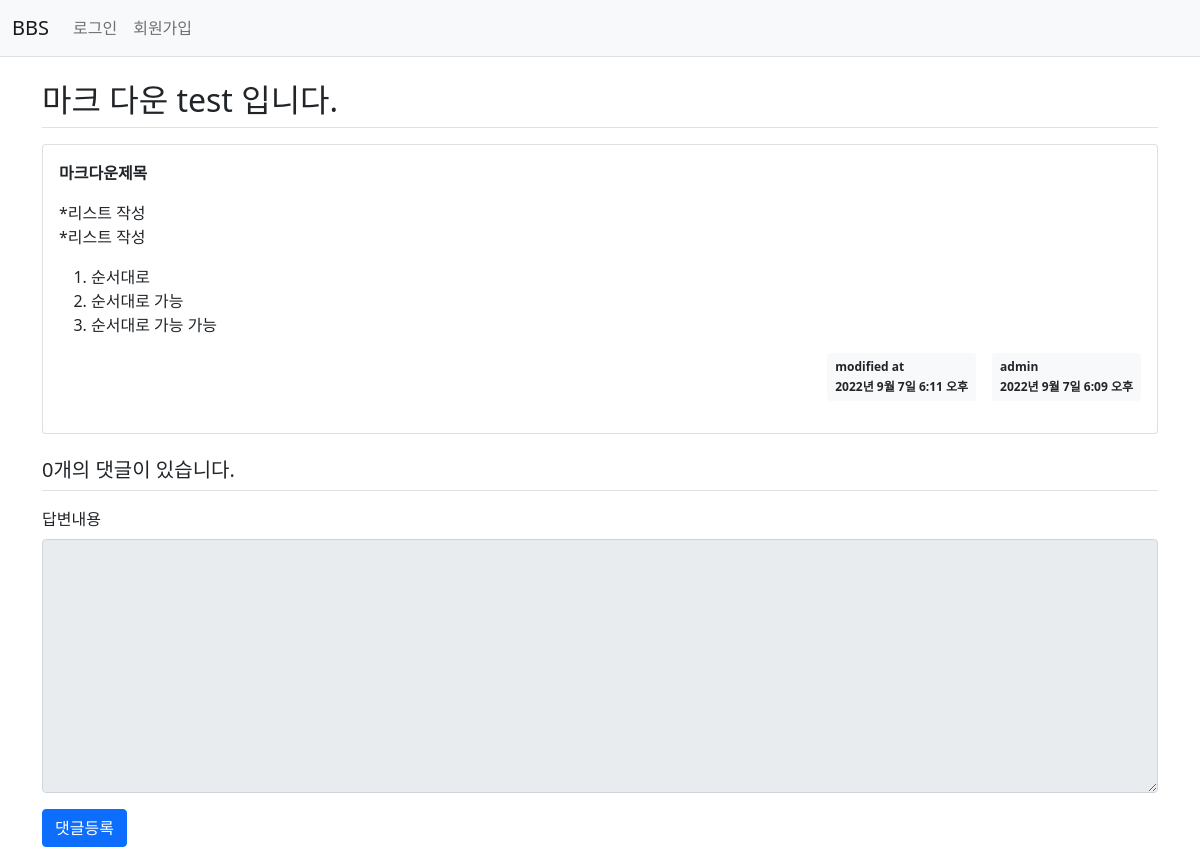
The page /bbs/25/ on the database its author committed.
### bbs/models.py (models this page shows, shortened)
class Notice(models.Model):
    author = models.ForeignKey(User, on_delete=models.CASCADE)
    subject = models.CharField(max_length=200)
    content = models.TextField()
    create_date = models.DateTimeField()
    modify_date = models.DateTimeField(null=True, blank=True)

### bbs/views/base_views.py (the view)
# urls.py: path('<int:notice_id>/', base_views.detail, name='detail'),
def detail(request, notice_id):
    notice = get_object_or_404(Notice, pk=notice_id)
    context = {'notice': notice}
    return render(request, 'bbs/notice_detail.html', context)

### bbs/templatetags/bbs_filter.py (called while the page is built)
@register.filter
def mark(value):
    extensions = ["nl2br", "fenced_code"]
    return mark_safe(markdown.markdown(value, extensions=extensions))

### templates/bbs/notice_detail.html (shortened to what this page needs)
{% extends 'base.html' %}
{% load bbs_filter %}
{% block content %}
<div class="container my-3">
    <h2 class="border-bottom py-2">{{ notice.subject }}</h2>
    <div class="card my-3">
        <div class="card-body">
            <div class="card-text">{{ notice.content|mark }}</div>
            <div class="d-flex justify-content-end">
                {% if notice.modify_date %}
                <div class="badge bg-light text-dark p-2 text-start mx-3">
                    <div class="mb-2">modified at</div>
                    <div>{{ notice.modify_date }}</div>
                </div>
                {% endif %}
                <div class="badge bg-light text-dark p-2 text-start">
                    <div class="mb-2">{{ notice.author.username }}</div>
                    <div>{{ notice.create_date }}</div>
                </div>
            </div>
        </div>
    </div>
    <h5 class="border-bottom my-3 py-2">{{notice.answer_set.count}}개의 댓글이 있습니다.</h5>
    <form action="{% url 'bbs:answer_create' notice.id %}" method="post" class="my-3">
        <div class="mb-3">
            <label for="content" class="form-label">답변내용</label>
            <textarea {% if not user.is_authenticated %}disabled{% endif %}
              name="content" id="content" class="form-control" rows="10"></textarea>
        </div>
        <input type="submit" value="댓글등록" class="btn btn-primary">
    </form>
</div>
{% endblock %}

### rows shown on the page
Notice: subject "마크 다운 test 입니다.", content|mark "마크다운제목 *리스트 작성 *리스트 작성 순서대로 순서대로 가능 순서대로 가능 가능", modify_date "2022년 9월 7일 6:11 오후", author.username "admin", create_date "2022년 9월 7일 6:09 오후", answer_set.count "0"
